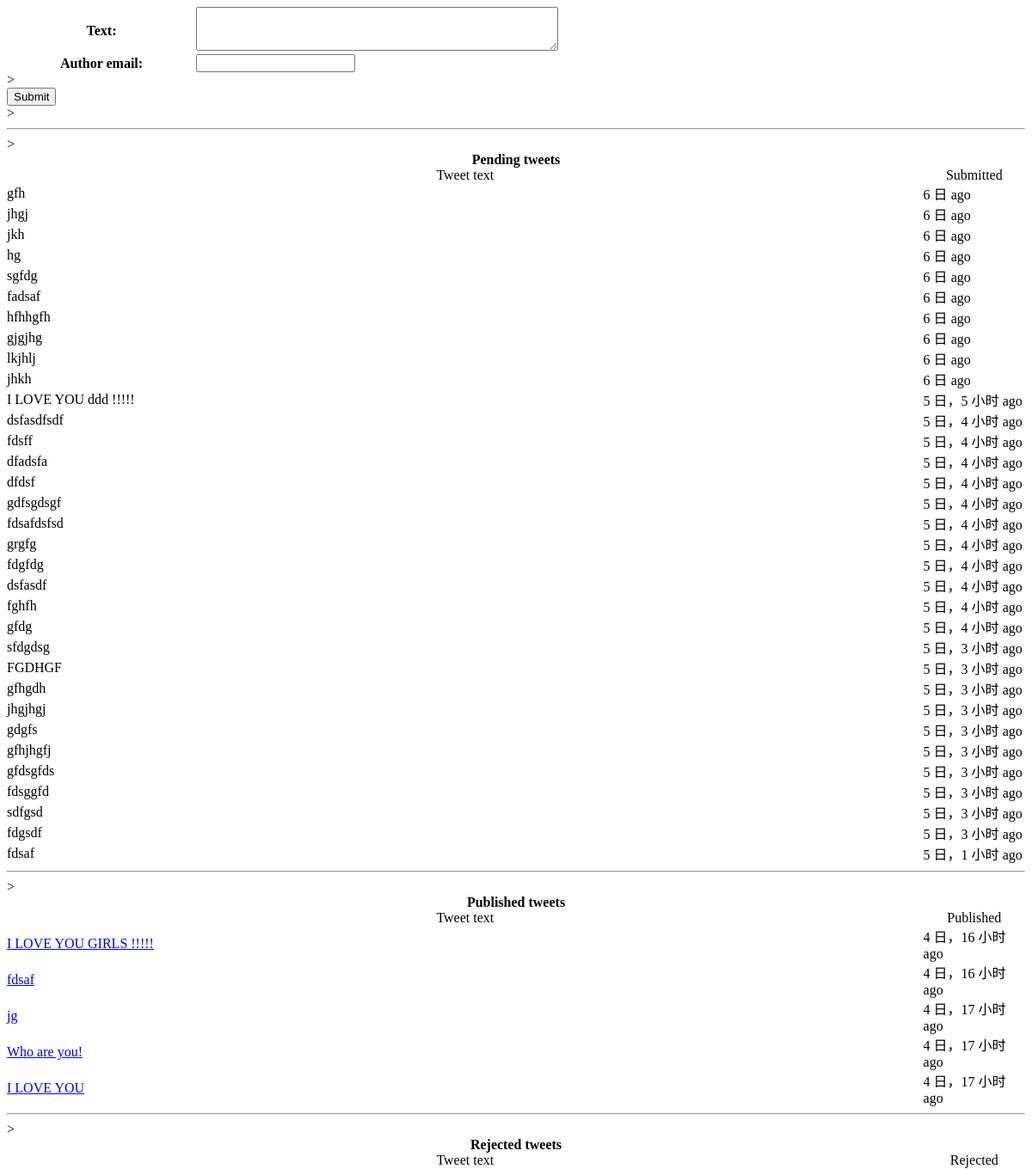
/poster/, run on an earlier commit of the app's database.
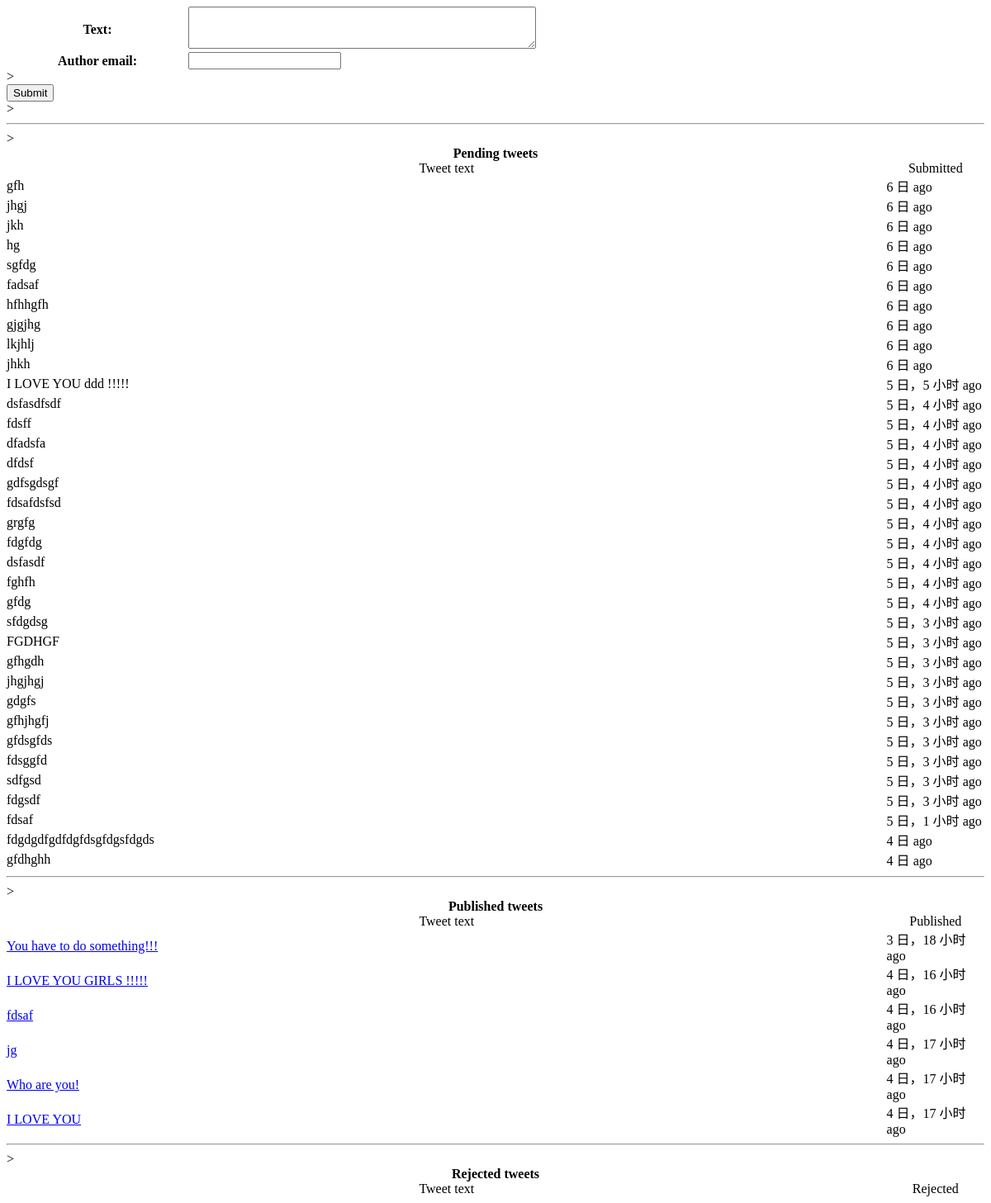
And on a later commit of the database.
### poster/models.py (models this page shows, shortened)
class Tweet(models.Model):
    text = models.CharField(max_length=140)
    author_email = models.CharField(max_length=200)
    created_at = models.DateTimeField(auto_now_add=True)
    published_at = models.DateTimeField(null = True)
    rejected_at = models.DateTimeField(null = True)
    STATE_CHOICES = (
        ('pending','pending'),
        ('published','published'),
        ('rejected','rejected'),
    )
    state  = models.CharField(max_length=15,choices=STATE_CHOICES)
    class Meta:
        permissions = (
            ("can_approve_or_reject_tweet",
             "Can approve or reject tweets"),
        )

### poster/views.py (the view)
# urls.py: url(r'^edit//(?P<tweet_id>\d+)$',poster.views.post_tweet),
def post_tweet(request,tweet_id=None):                  #这个tweet_id这个名称可以换成其他的  在这里调用的两次都为None
    tweet = None
    logging.debug('post tweet')
    logging.info('tweet_id:%s',tweet_id)
    if tweet_id:
        tweet = get_object_or_404(Tweet,id=tweet_id)    #在这个方法中这句始终没有运行
    if request.method == 'POST':
        logging.debug('method post')
        form = TweetForm(request.POST,instance=tweet)   #缺少request.POST, 页面将不能够跳转  request.POST中有提交的数据
        if form.is_valid():
            logging.debug('is valid')
            new_tweet = form.save(commit=False)
            new_tweet.state = 'pending'
            new_tweet.save()
            return HttpResponseRedirect('/poster/thankyou')
    else:
        form = TweetForm(instance=tweet)
        pending_tweets = Tweet.objects.filter(state = 'pending').order_by('created_at')
        published_tweets = Tweet.objects.filter(state = 'published').order_by('-published_at')
        rejected_tweets = Tweet.objects.filter(state = 'rejected').order_by('-rejected_at')
    return render_to_response('post_tweet.html',{'form':form,'pending_tweets':pending_tweets,'published_tweets':published_tweets,'rejected_tweets':rejected_tweets},RequestContext(request))

### poster/views.py
class TweetForm(forms.ModelForm):
    class Meta:
        model = Tweet
        fields = ('text','author_email')
        widgets = {
            'text':forms.Textarea(attrs={'cols':50,'rows':3})
        }

### poster/templates/post_tweet.html (shortened to what this page needs)
<!DOCTYPE html>
<html lang="en">
<head>
</head>
<body>
    <form action="/poster/create/" method=post> {% csrf_token %}
    <table width="100%" height="100%" align="center" cellpadding="0" cellspacing="0">{{form}}</table>><br>
    <input type="submit">
    </form>>
<hr>
<table width="100%" height="100%" align="center" cellpadding="0" cellspacing="0">
    <tr>
        <td colspan="2" align="center">
            <b>Pending tweets</b>
    </tr>
    <tr>
        <td>
            <center>
            Tweet text
            </center>
        </td>
        <td width="10%">
            <center>
            Submitted
            </center>
        </td>>
    </tr>
    {% for tweet in pending_tweets %}
    <tr>
    <td>
        {{tweet.text}}
    </td>
    <td width="10%">
        {{tweet.created_at|timesince}} ago
    </td>
    </tr>
    {% endfor %}
</table>
    <hr>
<table width="100%" height="100%" align="center" cellpadding="0" cellspacing="0">
    <tr>
        <td colspan="2" align="center">
            <b>Published tweets</b>
    </tr>
    <tr>
        <td>
            <center>
            Tweet text
            </center>
        </td>
        <td width="10%">
            <center>
            Published
            </center>
        </td>>
    </tr>
    {% for tweet in published_tweets %}
    <tr>
    <td>
        <a href="/poster/repubcom/{{tweet.id}}">{{tweet.text}}</a>
    </td>
    <td width="10%">
        {{tweet.published_at|timesince}} ago
    </td>
    </tr>
    {% endfor %}
</table>
    <hr>
<table width="100%" height="100%" align="center" cellpadding="0" cellspacing="0">
    <tr>
        <td colspan="2" align="center">
            <b>Rejected tweets</b>
    </tr>
    <tr>
        <td>
            <center>
            Tweet text
            </center>
        </td>
        <td width="10%">
            <center>
            Rejected
            </center>
        </td>>
    </tr>
</table>
</body>
</html>

What changed in the data, as far as the page shows it:
added Tweet: text "fdgdgdfgdfdgfdsgfdgsfdgds", created_at "4 日"
added Tweet: text "gfdhghh", created_at "4 日"
added Tweet: text "You have to do something!!!", published_at "3 日，18 小时"
